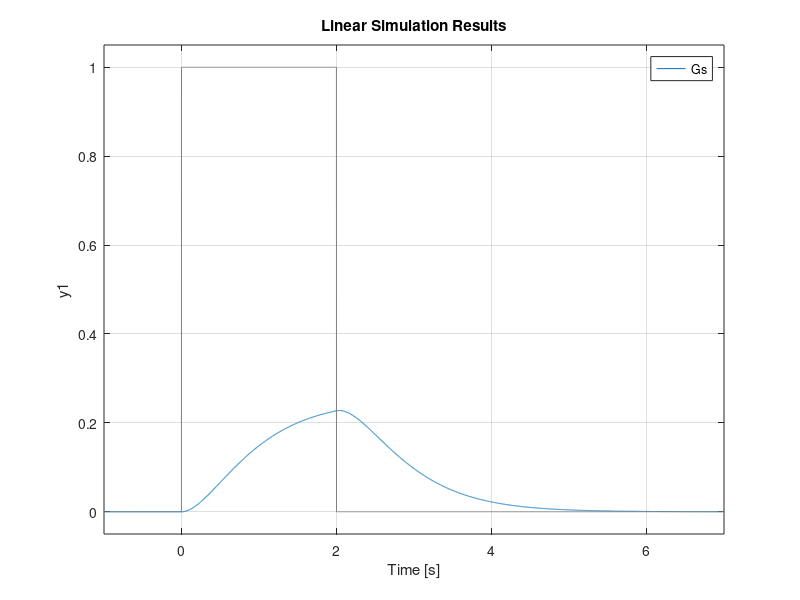

Here is the MATLAB script that generated this plot:
%exercicio 26
h=1e-3
t=-1:h:7;
ut1=@(t) t>=0;

y1 =@(t) (1/4 - (1/4)*exp(-2*t) -(1/2)* t.*exp(-2*t)).*ut1(t);
Y=@(t) y1(t)-y1(t-2);
mu=@(t) ut1(t)-ut1(t-2)

plot(t,mu(t),t, Y(t) );
grid on
xlabel('t[s]')
ylabel('y(t)')
 %% ex 27

 Gs = tf(1, [1 4 4]);%funçao transferencia num=1; den=s^2 +4s+4
 % step GS, funcao transferencia
 lsim(Gs, mu(t),t)